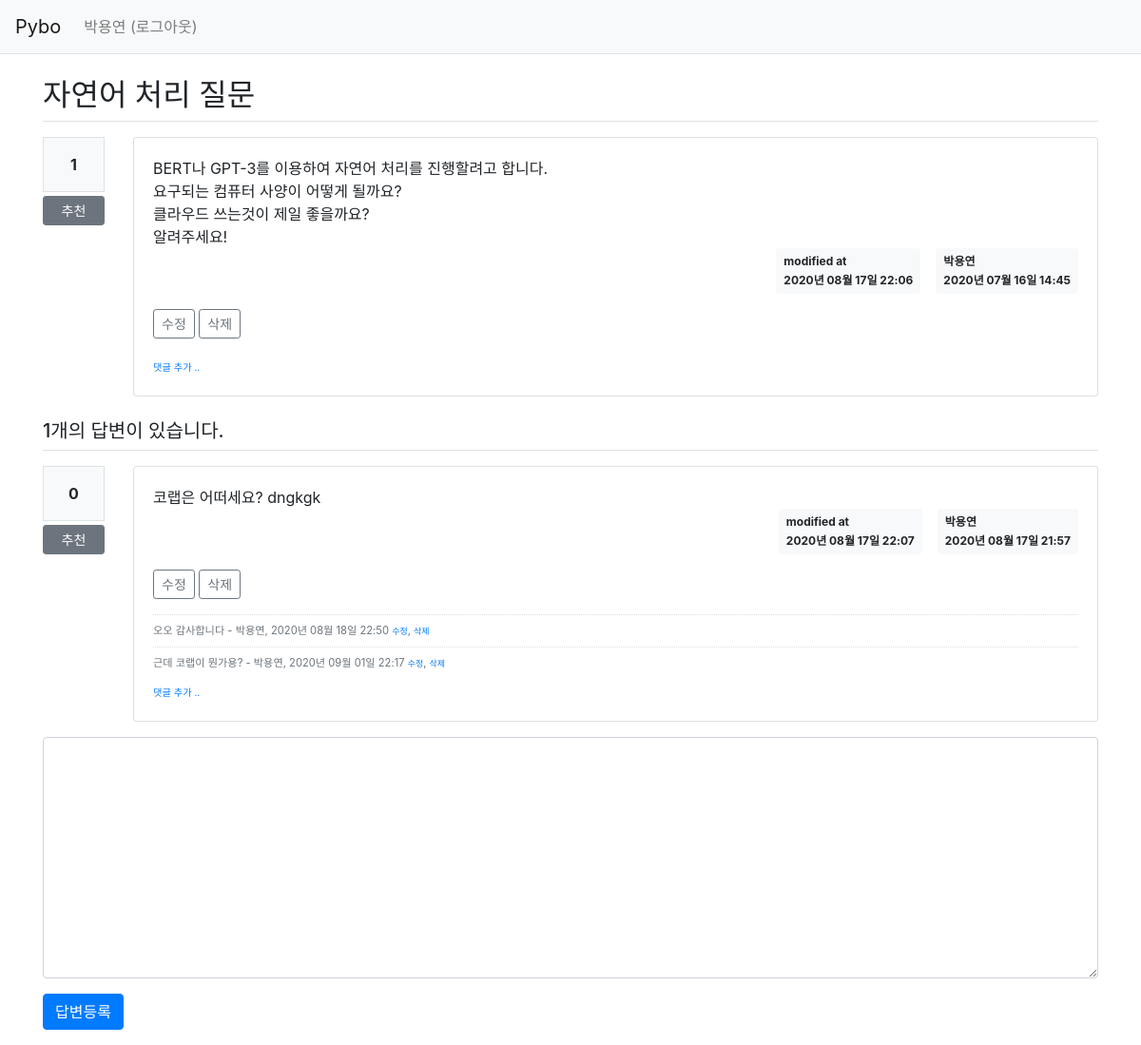
/question/detail/4/ (signed in), run on the app's committed database.
### pybo/models.py (models this page shows)
class User(db.Model):
    id = db.Column(db.Integer, primary_key=True)
    username = db.Column(db.String(150), unique=True, nullable=False)
    password = db.Column(db.String(200), nullable=False)
    email = db.Column(db.String(120), unique=True, nullable=False)

class Question(db.Model):
    id = db.Column(db.Integer, primary_key=True)
    subject = db.Column(db.String(200), nullable=False)
    content = db.Column(db.Text(), nullable=False)
    create_date = db.Column(db.DateTime(), nullable=False)
    user_id = db.Column(db.Integer, db.ForeignKey('user.id', ondelete='CASCADE'), nullable=False)
    user = db.relationship('User', backref=db.backref('question_set'))
    modify_date = db.Column(db.DateTime(), nullable=True)
    voter = db.relationship('User', secondary=question_voter, backref=db.backref('question_voter_set'))

class Answer(db.Model):
    id = db.Column(db.Integer, primary_key=True)
    question_id = db.Column(db.Integer, db.ForeignKey('question.id', ondelete='CASCADE'))
    question = db.relationship('Question', backref=db.backref('answer_set'))
    content = db.Column(db.Text(), nullable=False)
    create_date = db.Column(db.DateTime(), nullable=False)
    user_id = db.Column(db.Integer, db.ForeignKey('user.id', ondelete='CASCADE'), nullable=False)
    user = db.relationship('User', backref=db.backref('answer_set'))
    modify_date = db.Column(db.DateTime(), nullable=True)
    voter = db.relationship('User', secondary=answer_voter, backref=db.backref('answer_voter_set'))

class Comment(db.Model):
    id = db.Column(db.Integer, primary_key=True)
    user_id = db.Column(db.Integer, db.ForeignKey('user.id', ondelete='CASCADE'), nullable=False)
    user = db.relationship('User', backref=db.backref('comment_set'))
    content = db.Column(db.Text(), nullable=False)
    create_date = db.Column(db.DateTime(), nullable=False)
    modify_date = db.Column(db.DateTime())
    question_id = db.Column(db.Integer, db.ForeignKey('question.id', ondelete='CASCADE'), nullable=True)
    question = db.relationship('Question', backref=db.backref('comment_set'))
    answer_id = db.Column(db.Integer, db.ForeignKey('answer.id', ondelete='CASCADE'), nullable=True)
    answer = db.relationship('Answer', backref=db.backref('comment_set'))

### pybo/views/question_views.py (the view)
@bp.route('/detail/<int:question_id>/')
def detail(question_id):
    form = AnswerForm()
    question = Question.query.get_or_404(question_id)
    return render_template('question/question_detail.html', question=question, form=form)

### pybo/forms.py
class AnswerForm(FlaskForm):
    content = TextAreaField('내용', validators=[DataRequired('내용은 필수입력 항목입니다.')])

### pybo/filter.py (called while the page is built)
def format_datetime(value, fmt='%Y년 %m월 %d일 %H:%M'):
    return value.strftime(fmt)

### pybo/views/auth_views.py (called while the page is built)
@bp.before_app_request
def load_logged_in_user():
    user_id = session.get('user_id')
    if user_id is None:
        g.user = None
    else:
        g.user = User.query.get(user_id)

### pybo/templates/question/question_detail.html (shortened to what this page needs)
{% extends 'base.html' %}
{% block content %}
<div class="container my-3">
    <h2 class="border-bottom py-2">{{ question.subject }}</h2>
    <div class="row my-3">
        <div class="col-1">
            <div class="bg-light text-center p-3 border font-weight-bolder mb-1">{{ question.voter|length }}</div>
            <a href="#" data-uri="{{ url_for('vote.question', question_id=question.id) }}"
               class="recommend btn btn-sm btn-secondary btn-block my-1">추천</a>
        </div>
        <div class="col-11">
            <div class="card">
                <div class="card-body">
                    <div class="card-text" style="white-space: pre-line;">{{ question.content }}</div>
                    <div class="d-flex justify-content-end">
                        {% if question.modify_date %}
                        <div class="badge badge-light p-2 text-left mx-3">
                            <div class="mb-2">modified at</div>
                            <div>{{ question.modify_date|datetime }}</div>
                        </div>
                        {% endif %}
                        <div class="badge badge-light p-2 text-left">
                            <div class="mb-2">{{ question.user.username }}</div>
                            <div>{{ question.create_date|datetime }}</div>
                        </div>
                    </div>
                    {% if g.user == question.user %}
                    <div class="my-3">
                        <a href="{{ url_for('question.modify', question_id=question.id) }}"
                           class="btn btn-sm btn-outline-secondary">수정</a>
                        <a href="#" class="delete btn btn-sm btn-outline-secondary"
                           data-uri="{{ url_for('question.delete', question_id=question.id) }}">삭제</a>
                    </div>
                    {% endif %}
                    <div>
                        <a href="{{ url_for('comment.create_question', question_id=question.id) }}"
                           class="small"><small>댓글 추가 ..</small></a>
                    </div>
                </div>
            </div>
        </div>
    </div>
    <h5 class="border-bottom my-3 py-2">{{ question.answer_set|length }}개의 답변이 있습니다.</h5>
    {% for answer in question.answer_set %}
    <div class="row my-3">
        <div class="col-1">
            <div class="bg-light text-center p-3 border font-weight-bolder mb-1">{{ answer.voter|length }}</div>
            <a href="#" data-url="{{ url_for('vote.answer', answer_id=answer.id) }}"
                class="recommend btn btn-sm btn-secondary btn-block my-1">추천</a>
        </div>
        <div class="col-11">
            <div class="card">
                <div class="card-body">
                    <div class="card-text" style="white-space: pre-line;">{{ answer.content }}</div>
                    <div class="d-flex justify-content-end">
                        {% if answer.modify_date %}
                        <div class="badge badge-light p-2 text-left mx-3">
                            <div class="mb-2">modified at</div>
                            <div>{{ answer.modify_date|datetime }}</div>
                        </div>
                        {% endif %}
                        <div class="badge badge-light p-2 text-left">
                            <div class="mb-2">{{ answer.user.username }}</div>
                            <div>{{ answer.create_date|datetime }}</div>
                        </div>
                    </div>
                    {% if g.user == answer.user %}
                    <div class="my-3">
                        <a href="{{ url_for('answer.modify', answer_id=answer.id) }}"
                            class="btn btn-sm btn-outline-secondary">수정</a>
                        <a href="#" class="delete btn btn-sm btn-outline-secondary "
                            data-uri="{{ url_for('answer.delete', answer_id=answer.id) }}">삭제</a>
                    </div>
                    {% endif %}
                    {% if answer.comment_set|length > 0 %}
                    <div class="mt-3">
                    {% for comment in answer.comment_set %}
                        <div class="comment py-2 text-muted">
                            <span style="white-space: pre-line;">{{ comment.content }}</span>
                            <span>
                                - {{ comment.user.username }}, {{ comment.create_date|datetime }}
                            </span>
                            {% if g.user == comment.user %}
                            <a href="{{ url_for('comment.modify_answer', comment_id=comment.id) }}" class="small">수정</a>,
                            <a href="#" class="small delete"
                               data-uri="{{ url_for('comment.delete_answer', comment_id=comment.id) }}">삭제</a>
                            {% endif %}
                        </div>
                    {% endfor %}
                    </div>
                    {% endif %}
                    <div>
                        <a href="{{ url_for('comment.create_answer', answer_id=answer.id) }}"
                           class="small"><small>댓글 추가 ..</small></a>
                    </div>
                </div>
            </div>
        </div>
    </div>
    {% endfor %}
    <form action="{{ url_for('answer.create', question_id=question.id) }}" method="post" class="my-3">
        <div class="form-group">
            <textarea {% if not g.user %}disabled{% endif %}
                    name="content" id="content" class="form-control" rows="10"></textarea>
        </div>
        <input type="submit" value="답변등록" class="btn btn-primary">
    </form>
</div>
{% endblock %}

### pybo/templates/navbar.html (shortened to what this page needs)
<nav class="navbar navbar-expand-lg navbar-light bg-light border-bottom">
    <a class="navbar-brand" href="{{ url_for('main.index') }}">Pybo</a>
    <div class="collapse navbar-collapse flex-grow-0" id="navbarNav">
        {% if g.user %}
        <ul class="navbar-nav">
            <li class="nav-item ">
                <a class="nav-link" href="{{ url_for('auth.logout') }}">{{ g.user.username }} (로그아웃)</a>
            </li>
        </ul>
        {% endif %}
    </div>
</nav>

### pybo/static/style.css (style rules this page uses)
.comment { border-top:dotted 1px #ddd; font-size:0.7em; }

### data on the page
User: user.username "박용연"
Question: subject "자연어 처리 질문", content "BERT나 GPT-3를 이용하여 자연어 처리를 진행할려고 합니다. 요구되는 컴퓨터 사양이 어떻게 될까요? 클라우드 쓰는것이 제일 좋을까요? 알려주세요!", modify_date "2020년 08월 17일 22:06", create_date "2020년 07월 16일 14:45"
Answer: voter|length "0", content "코랩은 어떠세요? dngkgk", modify_date "2020년 08월 17일 22:07", user.username "박용연", create_date "2020년 08월 17일 21:57"
Comment: content "오오 감사합니다", user.username "박용연", create_date "2020년 08월 18일 22:50"
Comment: content "근데 코랩이 뭔가용?", user.username "박용연", create_date "2020년 09월 01일 22:17"

### other printed values
{{ question.voter|length }} "1"
{{ question.answer_set|length }} "1"
